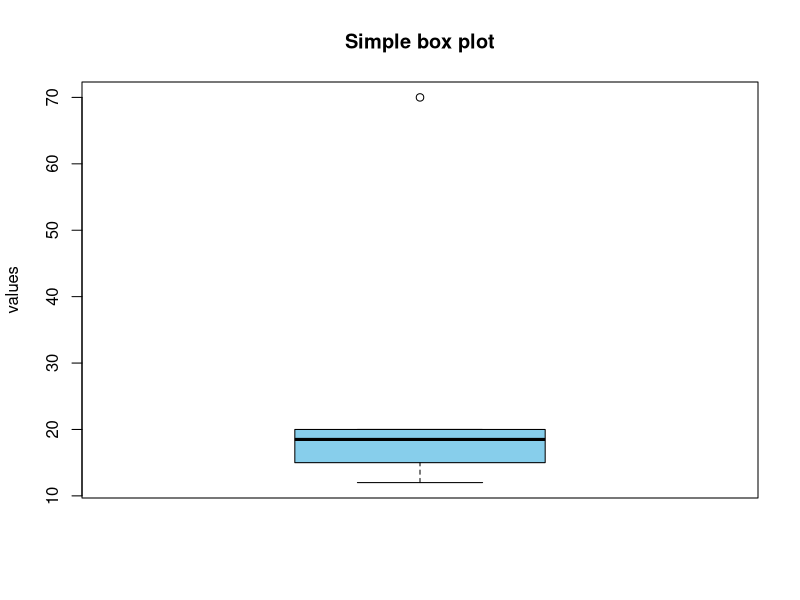

Reproduce this figure in R.
box_vector <- c(12,15,70, 18,19,20)
boxplot(box_vector, main = "Simple box plot", ylab = "values", 
        col = "skyblue")
